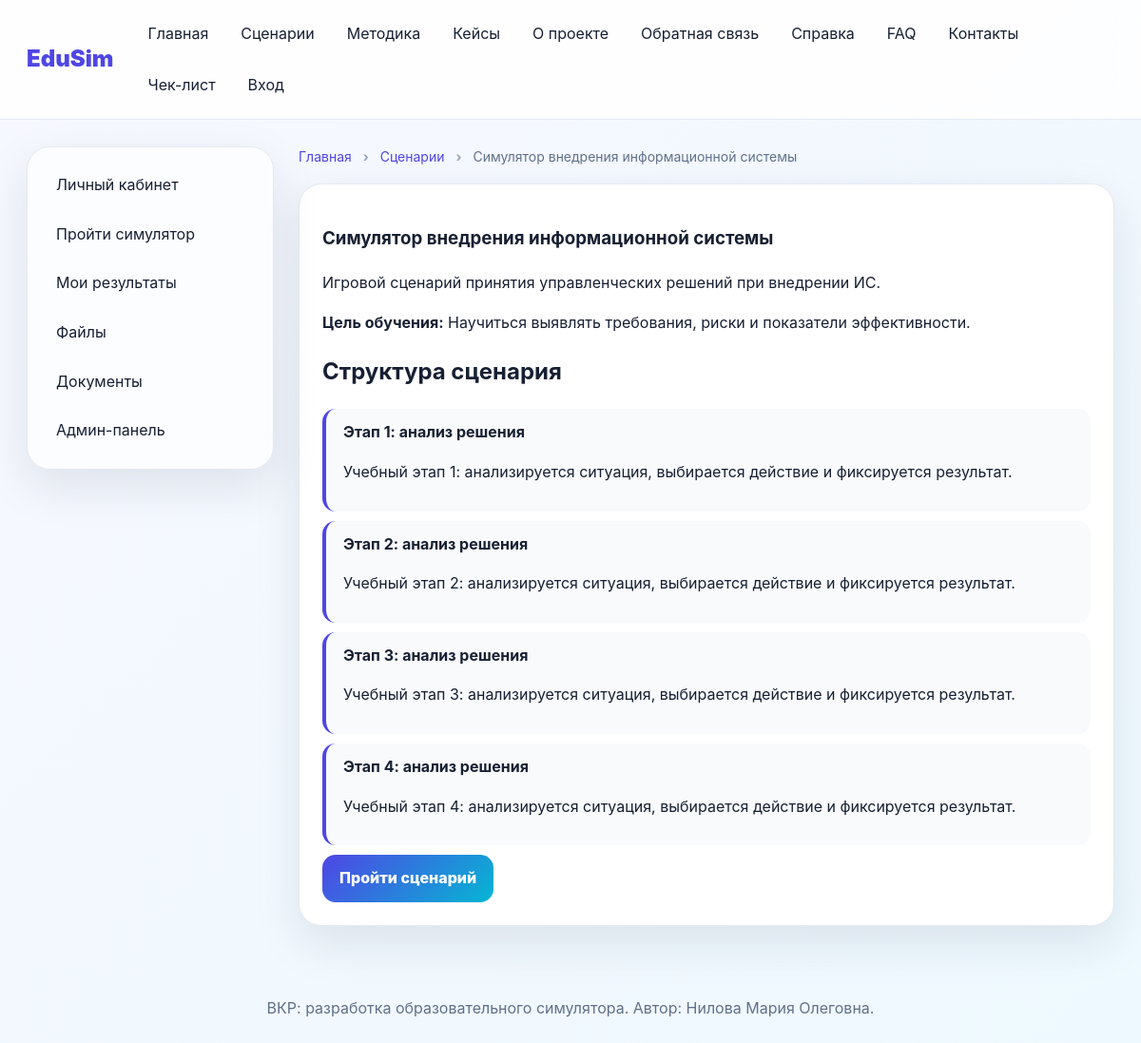
/scenario/is-implementation, run on an earlier commit of the app's database.
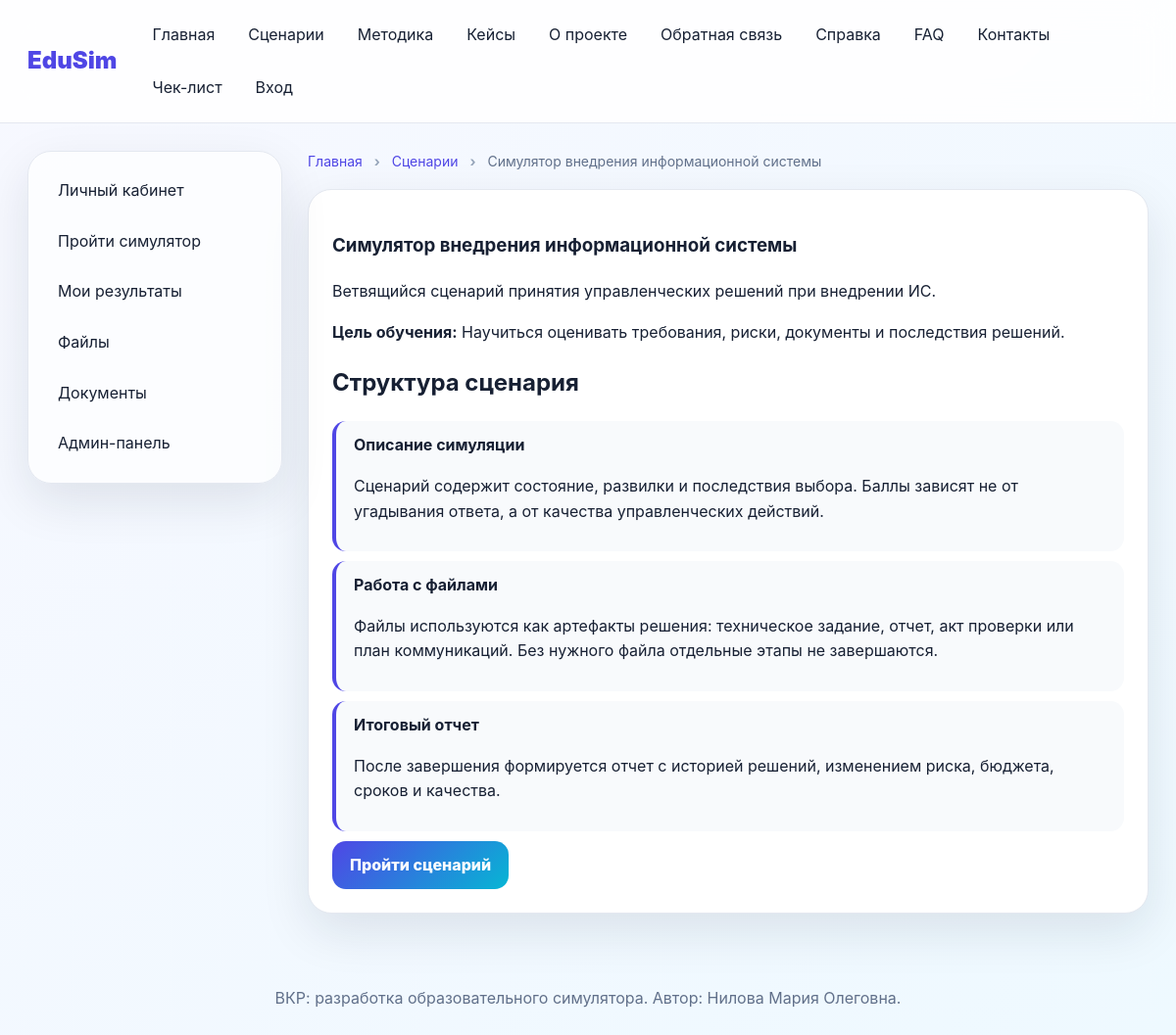
And on a later commit of the database.
### tables this page shows
CREATE TABLE scenarios (id INTEGER PRIMARY KEY AUTOINCREMENT, title TEXT NOT NULL, slug TEXT UNIQUE NOT NULL, difficulty TEXT NOT NULL, duration_minutes INTEGER NOT NULL, summary TEXT NOT NULL, learning_goal TEXT NOT NULL, is_public INTEGER NOT NULL DEFAULT 1);

CREATE TABLE modules (id INTEGER PRIMARY KEY AUTOINCREMENT, scenario_id INTEGER NOT NULL REFERENCES scenarios(id), title TEXT NOT NULL, content TEXT NOT NULL, sort_order INTEGER NOT NULL);

### edusim/routes_public.py (the view)
@public_bp.route('/scenario/<slug>')
def scenario_detail(slug):
    db = get_db()
    scenario = db.execute('SELECT * FROM scenarios WHERE slug=?', (slug,)).fetchone()
    if not scenario:
        return (render_template('errors/404.html'), 404)
    modules = db.execute('SELECT * FROM modules WHERE scenario_id=? ORDER BY sort_order', (scenario['id'],)).fetchall()
    return render_template('public/scenario_detail.html', scenario=scenario, modules=modules, breadcrumbs=[('Главная', '/'), ('Сценарии', url_for('public.scenarios')), (scenario['title'], None)])

### edusim/database.py (called while the page is built)
def get_db():
    if 'db' not in g:
        path = Path(current_app.config['DATABASE_PATH'])
        path.parent.mkdir(parents=True, exist_ok=True)
        g.db = sqlite3.connect(path)
        g.db.row_factory = sqlite3.Row
    return g.db

### edusim/templates/public/scenario_detail.html
{% extends "base.html" %}{% block content %}<article class="card"><h1>{{ scenario.title }}</h1><p>{{ scenario.summary }}</p><p><b>Цель обучения:</b> {{ scenario.learning_goal }}</p><h2>Структура сценария</h2>{% for m in modules %}<div class="step"><b>{{ m.title }}</b><p>{{ m.content }}</p></div>{% endfor %}<a class="btn" href="{{ url_for('cabinet.run_scenario', scenario_id=scenario.id) }}">Пройти сценарий</a></article>{% endblock %}

### edusim/templates/base.html (shortened to what this page needs)
<!doctype html>
<html lang="ru">
<head>
  <link rel="stylesheet" href="{{ url_for('static', filename='css/style.css') }}">
</head>
<body>
<header class="topbar">
  <a class="brand" href="{{ url_for('public.index') }}">EduSim</a>
  <nav class="nav">
    <a href="{{ url_for('public.index') }}">Главная</a>
    <a href="{{ url_for('public.scenarios') }}">Сценарии</a>
    <a href="{{ url_for('public.page', slug='methodology') }}">Методика</a>
    <a href="{{ url_for('public.page', slug='cases') }}">Кейсы</a>
    <a href="{{ url_for('public.page', slug='about') }}">О проекте</a>
    <a href="{{ url_for('public.feedback') }}">Обратная связь</a>
    <a href="{{ url_for('public.page', slug='help') }}">Справка</a>
    <a href="{{ url_for('public.page', slug='faq') }}">FAQ</a>
    <a href="{{ url_for('public.page', slug='contacts') }}">Контакты</a>
    <a href="{{ url_for('public.checklist') }}">Чек-лист</a>
    <a href="{{ url_for('auth.login') }}">Вход</a>
  </nav>
</header>
<main class="layout">
  <aside class="sidebar">
    <a href="{{ url_for('cabinet.dashboard') }}">Личный кабинет</a>
    <a href="{{ url_for('cabinet.simulator') }}">Пройти симулятор</a>
    <a href="{{ url_for('cabinet.attempts') }}">Мои результаты</a>
    <a href="{{ url_for('cabinet.files') }}">Файлы</a>
    <a href="{{ url_for('cabinet.documents') }}">Документы</a>
    <a href="{{ url_for('admin.dashboard') }}">Админ-панель</a>
  </aside>
  <section class="content">
    {% if breadcrumbs %}
    <div class="breadcrumbs">
      {% for label, link in breadcrumbs %}
        {% if link %}<a href="{{ link }}">{{ label }}</a>{% else %}<span>{{ label }}</span>{% endif %}
        {% if not loop.last %}<b>›</b>{% endif %}
      {% endfor %}
    </div>
    {% endif %}
    {% block content %}{% endblock %}
  </section>
</main>
<footer class="footer">ВКР: разработка образовательного симулятора. Автор: {{ author_name }}.</footer>
</body>
</html>

### edusim/static/css/style.css (style rules this page uses)
:root { --bg:#f5f7fb;--card:#ffffff;--text:#172033;--muted:#61708a;--primary:#4f46e5;--primary2:#06b6d4;--danger:#ef4444;--ok:#16a34a;--line:#e4e8f0;--shadow:0 18px 50px rgba(20,28,48,.10) }
* { box-sizing:border-box }
body { margin:0;background:linear-gradient(135deg,#f7f8ff,#eef9ff);color:var(--text);font-family:Inter,system-ui,-apple-system,Segoe UI,Arial,sans-serif;line-height:1.6 }
.topbar { position:sticky;top:0;z-index:10;display:flex;align-items:center;gap:24px;padding:14px 28px;background:rgba(255,255,255,.86);backdrop-filter:blur(18px);border-bottom:1px solid var(--line) }
.brand { font-weight:900;font-size:24px;color:var(--primary);text-decoration:none }
.nav { display:flex;flex-wrap:wrap;gap:10px }
.nav a,.sidebar a { color:var(--text);text-decoration:none;padding:9px 12px;border-radius:12px }
.layout { display:grid;grid-template-columns:260px minmax(0,1fr);gap:26px;max-width:1400px;margin:0 auto;padding:28px }
.sidebar { background:rgba(255,255,255,.72);border:1px solid var(--line);border-radius:24px;padding:18px;height:max-content;position:sticky;top:86px;box-shadow:var(--shadow);display:flex;flex-direction:column;gap:8px }
.content { min-width:0 }
.breadcrumbs { font-size:14px;color:var(--muted);margin-bottom:16px }
.breadcrumbs a { color:var(--primary);text-decoration:none }
.breadcrumbs b { margin:0 8px;color:#94a3b8 }
.card { background:var(--card);border:1px solid var(--line);border-radius:24px;padding:24px;box-shadow:var(--shadow);margin-bottom:20px }
.btn { display:inline-flex;align-items:center;justify-content:center;border:0;border-radius:14px;background:linear-gradient(135deg,var(--primary),var(--primary2));color:#fff;padding:12px 18px;font-weight:800;text-decoration:none;cursor:pointer }
.step,.answer { border-left:4px solid var(--primary);padding:12px 18px;background:#f8fafc;border-radius:14px;margin:10px 0 }
.footer { text-align:center;padding:26px;color:var(--muted) }

What changed in the data, as far as the page shows it:
removed modules: title "Этап 1: анализ решения", content "Учебный этап 1: анализируется ситуация, выбирается действие и фиксируется результат."
removed modules: title "Этап 2: анализ решения", content "Учебный этап 2: анализируется ситуация, выбирается действие и фиксируется результат."
removed modules: title "Этап 3: анализ решения", content "Учебный этап 3: анализируется ситуация, выбирается действие и фиксируется результат."
no longer on this page (row edited): modules: title "Этап 4: анализ решения", content "Учебный этап 4: анализируется ситуация, выбирается действие и фиксируется результат."
changed scenarios "Симулятор внедрения информационной системы": summary "Игровой сценарий принятия управленческих решений при внедрении ИС." → "Ветвящийся сценарий принятия управленческих решений при внедрении ИС."; learning_goal "Научиться выявлять требования, риски и показатели эффективности." → "Научиться оценивать требования, риски, документы и последствия решений."
added modules: title "Описание симуляции", content "Сценарий содержит состояние, развилки и последствия выбора. Баллы зависят не от угадывания ответа, а от качества управленческих действий."
added modules: title "Работа с файлами", content "Файлы используются как артефакты решения: техническое задание, отчет, акт проверки или план коммуникаций. Без нужного файла отдельные этапы не завершаются."
added modules: title "Итоговый отчет", content "После завершения формируется отчет с историей решений, изменением риска, бюджета, сроков и качества."
